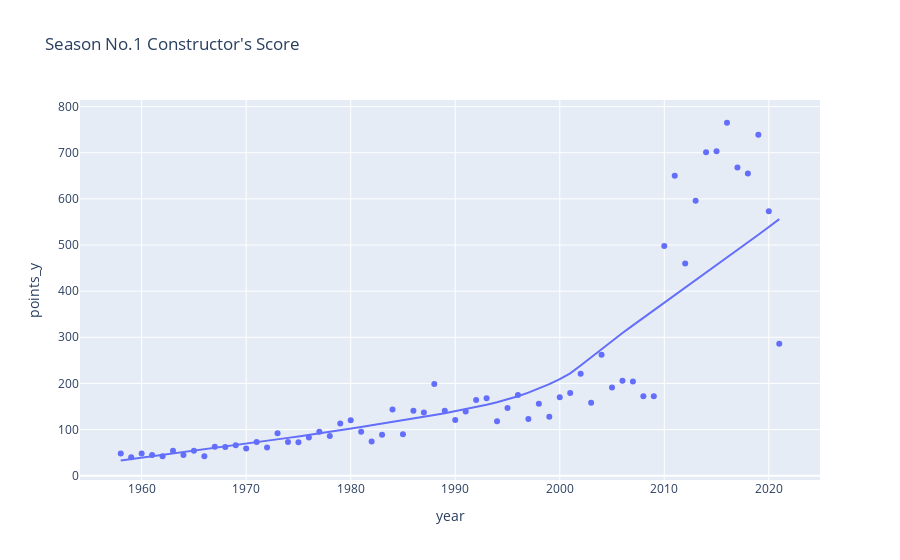

The notebook cell this image was saved under:
### Code cell
all_list = []
for season in np.sort(data_constructor_race.dropna()['year'].unique()):
    last_round = data_constructor_race.query('year == @season and position == 1').sort_values(['round', 'points_y'], ascending=False).iloc[0]
    all_list.append(last_round[['year', 'points_y']])

last_round_con = pd.DataFrame(all_list)
# colors = plt.get_cmap('Accent')(len(data_constructor_race['name'].unique()))
px.scatter(last_round_con, x="year", y="points_y", title="Season No.1 Constructor's Score", trendline="lowess")

### Figure 1 — Plotly figure (JSON) as saved in the notebook; plotly's stock layout.template omitted (floating-point values rounded to 4 significant figures)
{"data": [{"hovertemplate": "year=%{x}<br>points_y=%{y}<extra></extra>", "legendgroup": "", "marker": {"color": "#636efa", "symbol": "circle"}, "mode": "markers", "name": "", "orientation": "v", "showlegend": false, "type": "scatter", "x": [1958, 1959, 1960, 1961, 1962, 1963, 1964, 1965, 1966, 1967, 1968, 1969, 1970, 1971, 1972, 1973, 1974, 1975, 1976, 1977, 1978, 1979, 1980, 1981, 1982, 1983, 1984, 1985, 1986, 1987, 1988, 1989, 1990, 1991, 1992, 1993, 1994, 1995, 1996, 1997, 1998, 1999, 2000, 2001, 2002, 2003, 2004, 2005, 2006, 2007, 2008, 2009, 2010, 2011, 2012, 2013, 2014, 2015, 2016, 2017, 2018, 2019, 2020, 2021], "xaxis": "x", "y": [48, 40, 48, 45, 42, 54, 45, 54, 42, 63, 62, 66, 59, 73, 61, 92, 73, 72.5, 83, 95, 86, 113, 120, 95, 74, 89, 143.5, 90, 141, 137, 199, 141, 121, 139, 164, 168, 118, 147, 175, 123, 156, 128, 170, 179, 221, 158, 262, 191, 206, 204, 172, 172, 498, 650, 460, 596, 701, 703, 765, 668, 655, 739, 573, 286], "yaxis": "y"}, {"hovertemplate": "<b>LOWESS trendline</b><br><br>year=%{x}<br>points_y=%{y} <b>(trend)</b><extra></extra>", "legendgroup": "", "marker": {"color": "#636efa", "symbol": "circle"}, "mode": "lines", "name": "", "showlegend": false, "type": "scatter", "x": [1958, 1959, 1960, 1961, 1962, 1963, 1964, 1965, 1966, 1967, 1968, 1969, 1970, 1971, 1972, 1973, 1974, 1975, 1976, 1977, 1978, 1979, 1980, 1981, 1982, 1983, 1984, 1985, 1986, 1987, 1988, 1989, 1990, 1991, 1992, 1993, 1994, 1995, 1996, 1997, 1998, 1999, 2000, 2001, 2002, 2003, 2004, 2005, 2006, 2007, 2008, 2009, 2010, 2011, 2012, 2013, 2014, 2015, 2016, 2017, 2018, 2019, 2020, 2021], "xaxis": "x", "y": [33.17, 36.11, 39.07, 42.04, 45.04, 48.05, 51.07, 54.11, 57.16, 60.22, 63.3, 66.38, 69.48, 72.59, 75.71, 78.84, 81.99, 85.15, 88.34, 91.58, 94.9, 98.46, 102.0, 105.6, 109.1, 112.7, 116.2, 119.8, 123.5, 127.4, 131.4, 135.5, 139.8, 144.1, 148.7, 153.6, 159.1, 165.2, 172.2, 180.1, 188.9, 198.6, 209.4, 222.0, 238.8, 256.9, 274.9, 292.3, 309.2, 325.7, 342.0, 358.2, 374.3, 390.4, 406.6, 422.8, 439.1, 455.5, 472.0, 488.7, 505.4, 522.2, 539.1, 556.2], "yaxis": "y"}], "layout": {"legend": {"tracegroupgap": 0}, "title": {"text": "Season No.1 Constructor's Score"}, "xaxis": {"anchor": "y", "domain": [0, 1], "title": {"text": "year"}}, "yaxis": {"anchor": "x", "domain": [0, 1], "title": {"text": "points_y"}}}}
